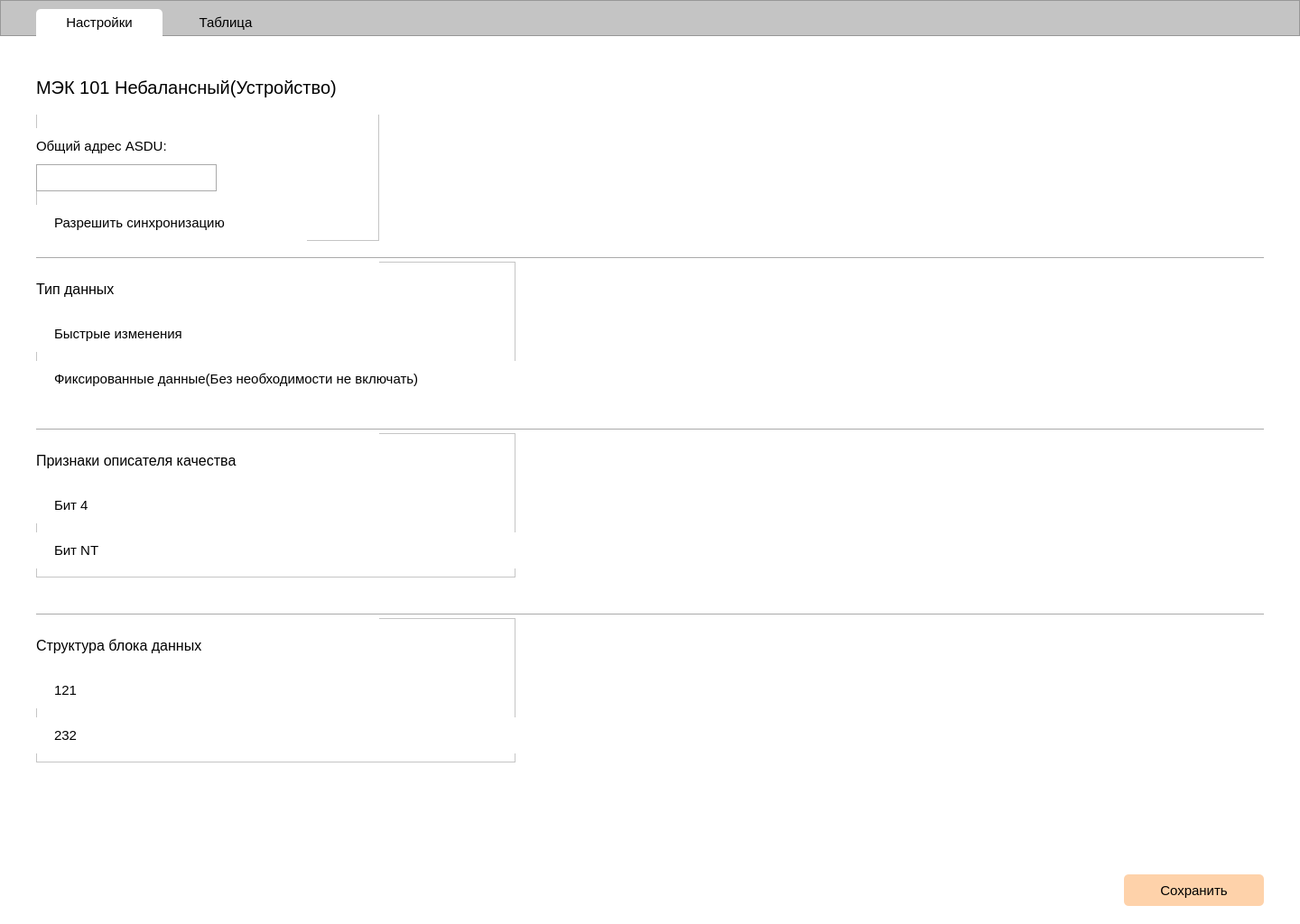
<?xml version="1.0" encoding="UTF-8"?>
<ui version="4.0">
 <class>Form</class>
 <widget class="QWidget" name="Form">
  <property name="geometry">
   <rect>
    <x>0</x>
    <y>0</y>
    <width>1440</width>
    <height>1024</height>
   </rect>
  </property>
  <property name="font">
   <font>
    <pointsize>8</pointsize>
   </font>
  </property>
  <property name="windowTitle">
   <string>Telemechanics</string>
  </property>
  <property name="styleSheet">
   <string notr="true">QWidget {
	background-color: white;
}</string>
  </property>
  <widget class="Line" name="line">
   <property name="geometry">
    <rect>
     <x>40</x>
     <y>285</y>
     <width>1360</width>
     <height>2</height>
    </rect>
   </property>
   <property name="styleSheet">
    <string notr="true">Line {
	border: none;
	background-color: #c4c4c4;
}</string>
   </property>
   <property name="orientation">
    <enum>Qt::Horizontal</enum>
   </property>
  </widget>
  <widget class="QFrame" name="frame_8">
   <property name="geometry">
    <rect>
     <x>0</x>
     <y>0</y>
     <width>1440</width>
     <height>40</height>
    </rect>
   </property>
   <property name="styleSheet">
    <string notr="true">QFrame { background-color: #c4c4c4; }</string>
   </property>
   <property name="frameShape">
    <enum>QFrame::StyledPanel</enum>
   </property>
   <property name="frameShadow">
    <enum>QFrame::Raised</enum>
   </property>
   <widget class="QPushButton" name="pushButton">
    <property name="geometry">
     <rect>
      <x>40</x>
      <y>10</y>
      <width>140</width>
      <height>30</height>
     </rect>
    </property>
    <property name="font">
     <font>
      <pointsize>11</pointsize>
     </font>
    </property>
    <property name="styleSheet">
     <string notr="true">QPushButton { border: none; border-top-left-radius: 5px; border-top-right-radius: 5px; }</string>
    </property>
    <property name="text">
     <string>Настройки</string>
    </property>
   </widget>
   <widget class="QPushButton" name="pushButton_2">
    <property name="geometry">
     <rect>
      <x>180</x>
      <y>10</y>
      <width>140</width>
      <height>30</height>
     </rect>
    </property>
    <property name="font">
     <font>
      <pointsize>11</pointsize>
     </font>
    </property>
    <property name="styleSheet">
     <string notr="true">QPushButton { border: none; border-top-left-radius: 5px; border-top-right-radius: 5px; background-color: transparent; }</string>
    </property>
    <property name="text">
     <string>Таблица</string>
    </property>
   </widget>
  </widget>
  <widget class="QFrame" name="frame_9">
   <property name="geometry">
    <rect>
     <x>40</x>
     <y>67</y>
     <width>380</width>
     <height>200</height>
    </rect>
   </property>
   <property name="frameShape">
    <enum>QFrame::StyledPanel</enum>
   </property>
   <property name="frameShadow">
    <enum>QFrame::Raised</enum>
   </property>
   <widget class="QLabel" name="label_8">
    <property name="geometry">
     <rect>
      <x>0</x>
      <y>0</y>
      <width>380</width>
      <height>60</height>
     </rect>
    </property>
    <property name="font">
     <font>
      <pointsize>15</pointsize>
     </font>
    </property>
    <property name="text">
     <string>МЭК 101 Небалансный(Устройство)</string>
    </property>
   </widget>
   <widget class="QFrame" name="frame_16">
    <property name="geometry">
     <rect>
      <x>0</x>
      <y>75</y>
      <width>200</width>
      <height>70</height>
     </rect>
    </property>
    <property name="styleSheet">
     <string notr="true">QFrame { border: none; }</string>
    </property>
    <property name="frameShape">
     <enum>QFrame::StyledPanel</enum>
    </property>
    <property name="frameShadow">
     <enum>QFrame::Raised</enum>
    </property>
    <widget class="QLabel" name="label_15">
     <property name="geometry">
      <rect>
       <x>0</x>
       <y>0</y>
       <width>200</width>
       <height>40</height>
      </rect>
     </property>
     <property name="font">
      <font>
       <pointsize>11</pointsize>
      </font>
     </property>
     <property name="text">
      <string>Общий адрес ASDU:</string>
     </property>
    </widget>
    <widget class="QLineEdit" name="lineEdit_3">
     <property name="geometry">
      <rect>
       <x>0</x>
       <y>40</y>
       <width>200</width>
       <height>30</height>
      </rect>
     </property>
     <property name="font">
      <font>
       <pointsize>11</pointsize>
      </font>
     </property>
     <property name="styleSheet">
      <string notr="true">QLineEdit { border: 1px solid #aaaaaa; }</string>
     </property>
    </widget>
   </widget>
   <widget class="QFrame" name="frame_24">
    <property name="geometry">
     <rect>
      <x>0</x>
      <y>160</y>
      <width>300</width>
      <height>40</height>
     </rect>
    </property>
    <property name="styleSheet">
     <string notr="true">QFrame { border: none; }</string>
    </property>
    <property name="frameShape">
     <enum>QFrame::StyledPanel</enum>
    </property>
    <property name="frameShadow">
     <enum>QFrame::Raised</enum>
    </property>
    <widget class="QCheckBox" name="checkBox_2">
     <property name="geometry">
      <rect>
       <x>0</x>
       <y>0</y>
       <width>300</width>
       <height>40</height>
      </rect>
     </property>
     <property name="font">
      <font>
       <pointsize>11</pointsize>
      </font>
     </property>
     <property name="styleSheet">
      <string notr="true">QCheckBox { border: none; background-color: transparent; }</string>
     </property>
     <property name="text">
      <string>Разрешить синхронизацию</string>
     </property>
    </widget>
   </widget>
  </widget>
  <widget class="QFrame" name="frame_10">
   <property name="geometry">
    <rect>
     <x>40</x>
     <y>290</y>
     <width>531</width>
     <height>150</height>
    </rect>
   </property>
   <property name="frameShape">
    <enum>QFrame::StyledPanel</enum>
   </property>
   <property name="frameShadow">
    <enum>QFrame::Raised</enum>
   </property>
   <widget class="QLabel" name="label_9">
    <property name="geometry">
     <rect>
      <x>0</x>
      <y>0</y>
      <width>380</width>
      <height>60</height>
     </rect>
    </property>
    <property name="font">
     <font>
      <pointsize>12</pointsize>
     </font>
    </property>
    <property name="text">
     <string>Тип данных</string>
    </property>
   </widget>
   <widget class="QFrame" name="frame_25">
    <property name="geometry">
     <rect>
      <x>0</x>
      <y>110</y>
      <width>531</width>
      <height>40</height>
     </rect>
    </property>
    <property name="styleSheet">
     <string notr="true">QFrame { border: none; }</string>
    </property>
    <property name="frameShape">
     <enum>QFrame::StyledPanel</enum>
    </property>
    <property name="frameShadow">
     <enum>QFrame::Raised</enum>
    </property>
    <widget class="QCheckBox" name="checkBox_3">
     <property name="geometry">
      <rect>
       <x>0</x>
       <y>0</y>
       <width>531</width>
       <height>40</height>
      </rect>
     </property>
     <property name="font">
      <font>
       <pointsize>11</pointsize>
      </font>
     </property>
     <property name="styleSheet">
      <string notr="true">QCheckBox { border: none; background-color: transparent; }</string>
     </property>
     <property name="text">
      <string>Фиксированные данные(Без необходимости не включать)</string>
     </property>
    </widget>
   </widget>
   <widget class="QFrame" name="frame_26">
    <property name="geometry">
     <rect>
      <x>0</x>
      <y>60</y>
      <width>300</width>
      <height>40</height>
     </rect>
    </property>
    <property name="styleSheet">
     <string notr="true">QFrame { border: none; }</string>
    </property>
    <property name="frameShape">
     <enum>QFrame::StyledPanel</enum>
    </property>
    <property name="frameShadow">
     <enum>QFrame::Raised</enum>
    </property>
    <widget class="QCheckBox" name="checkBox_5">
     <property name="geometry">
      <rect>
       <x>0</x>
       <y>0</y>
       <width>300</width>
       <height>40</height>
      </rect>
     </property>
     <property name="font">
      <font>
       <pointsize>11</pointsize>
      </font>
     </property>
     <property name="styleSheet">
      <string notr="true">QCheckBox { border: none; background-color: transparent; }</string>
     </property>
     <property name="text">
      <string>Быстрые изменения</string>
     </property>
    </widget>
   </widget>
  </widget>
  <widget class="Line" name="line_2">
   <property name="geometry">
    <rect>
     <x>40</x>
     <y>475</y>
     <width>1360</width>
     <height>2</height>
    </rect>
   </property>
   <property name="styleSheet">
    <string notr="true">Line {
	border: none;
	background-color: #c4c4c4;
}</string>
   </property>
   <property name="orientation">
    <enum>Qt::Horizontal</enum>
   </property>
  </widget>
  <widget class="QFrame" name="frame_13">
   <property name="geometry">
    <rect>
     <x>40</x>
     <y>480</y>
     <width>531</width>
     <height>160</height>
    </rect>
   </property>
   <property name="frameShape">
    <enum>QFrame::StyledPanel</enum>
   </property>
   <property name="frameShadow">
    <enum>QFrame::Raised</enum>
   </property>
   <widget class="QLabel" name="label_12">
    <property name="geometry">
     <rect>
      <x>0</x>
      <y>0</y>
      <width>380</width>
      <height>60</height>
     </rect>
    </property>
    <property name="font">
     <font>
      <pointsize>12</pointsize>
     </font>
    </property>
    <property name="text">
     <string>Признаки описателя качества</string>
    </property>
   </widget>
   <widget class="QFrame" name="frame_31">
    <property name="geometry">
     <rect>
      <x>0</x>
      <y>110</y>
      <width>531</width>
      <height>40</height>
     </rect>
    </property>
    <property name="styleSheet">
     <string notr="true">QFrame { border: none; }</string>
    </property>
    <property name="frameShape">
     <enum>QFrame::StyledPanel</enum>
    </property>
    <property name="frameShadow">
     <enum>QFrame::Raised</enum>
    </property>
    <widget class="QCheckBox" name="checkBox_9">
     <property name="geometry">
      <rect>
       <x>0</x>
       <y>0</y>
       <width>531</width>
       <height>40</height>
      </rect>
     </property>
     <property name="font">
      <font>
       <pointsize>11</pointsize>
      </font>
     </property>
     <property name="styleSheet">
      <string notr="true">QCheckBox { border: none; background-color: transparent; }</string>
     </property>
     <property name="text">
      <string>Бит NT</string>
     </property>
    </widget>
   </widget>
   <widget class="QFrame" name="frame_32">
    <property name="geometry">
     <rect>
      <x>0</x>
      <y>60</y>
      <width>300</width>
      <height>40</height>
     </rect>
    </property>
    <property name="styleSheet">
     <string notr="true">QFrame { border: none; }</string>
    </property>
    <property name="frameShape">
     <enum>QFrame::StyledPanel</enum>
    </property>
    <property name="frameShadow">
     <enum>QFrame::Raised</enum>
    </property>
    <widget class="QCheckBox" name="checkBox_10">
     <property name="geometry">
      <rect>
       <x>0</x>
       <y>0</y>
       <width>300</width>
       <height>40</height>
      </rect>
     </property>
     <property name="font">
      <font>
       <pointsize>11</pointsize>
      </font>
     </property>
     <property name="styleSheet">
      <string notr="true">QCheckBox { border: none; background-color: transparent; }</string>
     </property>
     <property name="text">
      <string>Бит 4</string>
     </property>
    </widget>
   </widget>
  </widget>
  <widget class="QFrame" name="frame_14">
   <property name="geometry">
    <rect>
     <x>40</x>
     <y>685</y>
     <width>531</width>
     <height>160</height>
    </rect>
   </property>
   <property name="frameShape">
    <enum>QFrame::StyledPanel</enum>
   </property>
   <property name="frameShadow">
    <enum>QFrame::Raised</enum>
   </property>
   <widget class="QLabel" name="label_13">
    <property name="geometry">
     <rect>
      <x>0</x>
      <y>0</y>
      <width>380</width>
      <height>60</height>
     </rect>
    </property>
    <property name="font">
     <font>
      <pointsize>12</pointsize>
     </font>
    </property>
    <property name="text">
     <string>Структура блока данных</string>
    </property>
   </widget>
   <widget class="QFrame" name="frame_33">
    <property name="geometry">
     <rect>
      <x>0</x>
      <y>110</y>
      <width>531</width>
      <height>40</height>
     </rect>
    </property>
    <property name="styleSheet">
     <string notr="true">QFrame { border: none; }</string>
    </property>
    <property name="frameShape">
     <enum>QFrame::StyledPanel</enum>
    </property>
    <property name="frameShadow">
     <enum>QFrame::Raised</enum>
    </property>
    <widget class="QCheckBox" name="checkBox_11">
     <property name="geometry">
      <rect>
       <x>0</x>
       <y>0</y>
       <width>531</width>
       <height>40</height>
      </rect>
     </property>
     <property name="font">
      <font>
       <pointsize>11</pointsize>
      </font>
     </property>
     <property name="styleSheet">
      <string notr="true">QCheckBox { border: none; background-color: transparent; }</string>
     </property>
     <property name="text">
      <string>232</string>
     </property>
    </widget>
   </widget>
   <widget class="QFrame" name="frame_34">
    <property name="geometry">
     <rect>
      <x>0</x>
      <y>60</y>
      <width>300</width>
      <height>40</height>
     </rect>
    </property>
    <property name="styleSheet">
     <string notr="true">QFrame { border: none; }</string>
    </property>
    <property name="frameShape">
     <enum>QFrame::StyledPanel</enum>
    </property>
    <property name="frameShadow">
     <enum>QFrame::Raised</enum>
    </property>
    <widget class="QCheckBox" name="checkBox_12">
     <property name="geometry">
      <rect>
       <x>0</x>
       <y>0</y>
       <width>300</width>
       <height>40</height>
      </rect>
     </property>
     <property name="font">
      <font>
       <pointsize>11</pointsize>
      </font>
     </property>
     <property name="styleSheet">
      <string notr="true">QCheckBox { border: none; background-color: transparent; }</string>
     </property>
     <property name="text">
      <string>121</string>
     </property>
    </widget>
   </widget>
  </widget>
  <widget class="Line" name="line_3">
   <property name="geometry">
    <rect>
     <x>40</x>
     <y>680</y>
     <width>1360</width>
     <height>2</height>
    </rect>
   </property>
   <property name="styleSheet">
    <string notr="true">Line {
	border: none;
	background-color: #c4c4c4;
}</string>
   </property>
   <property name="orientation">
    <enum>Qt::Horizontal</enum>
   </property>
  </widget>
  <widget class="QPushButton" name="pushButton_3">
   <property name="geometry">
    <rect>
     <x>1245</x>
     <y>969</y>
     <width>155</width>
     <height>35</height>
    </rect>
   </property>
   <property name="font">
    <font>
     <pointsize>11</pointsize>
    </font>
   </property>
   <property name="styleSheet">
    <string notr="true">QPushButton { border-radius: 5px; background-color: #FED2AA; }</string>
   </property>
   <property name="text">
    <string>Сохранить</string>
   </property>
  </widget>
 </widget>
 <resources/>
 <connections/>
</ui>
